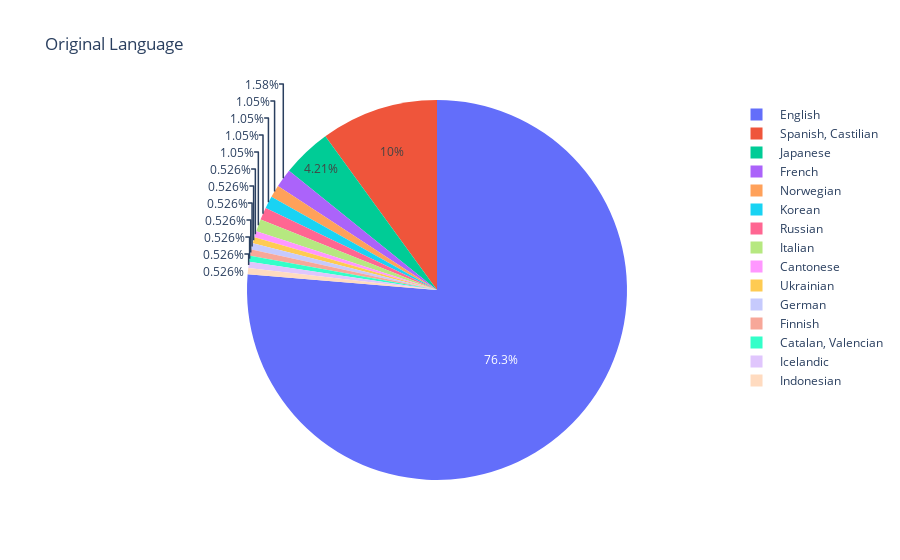

This figure's notebook cell:
### Code cell
fig = px.pie(df.sort_index(ascending=True).head(190), names='orig_lang', title='Original Language')
fig.show()

### Figure 1 — Plotly figure (JSON) as saved in the notebook; plotly's stock layout.template omitted (floating-point values rounded to 4 significant figures; data arrays with more than 128 entries replaced by an {"elided": "..."} marker saying what was removed)
{"data": [{"domain": {"x": [0, 1], "y": [0, 1]}, "hovertemplate": "orig_lang=%{label}<extra></extra>", "labels": {"elided": "190 str values"}, "legendgroup": "", "name": "", "showlegend": true, "type": "pie"}], "layout": {"legend": {"tracegroupgap": 0}, "title": {"text": "Original Language"}}}
